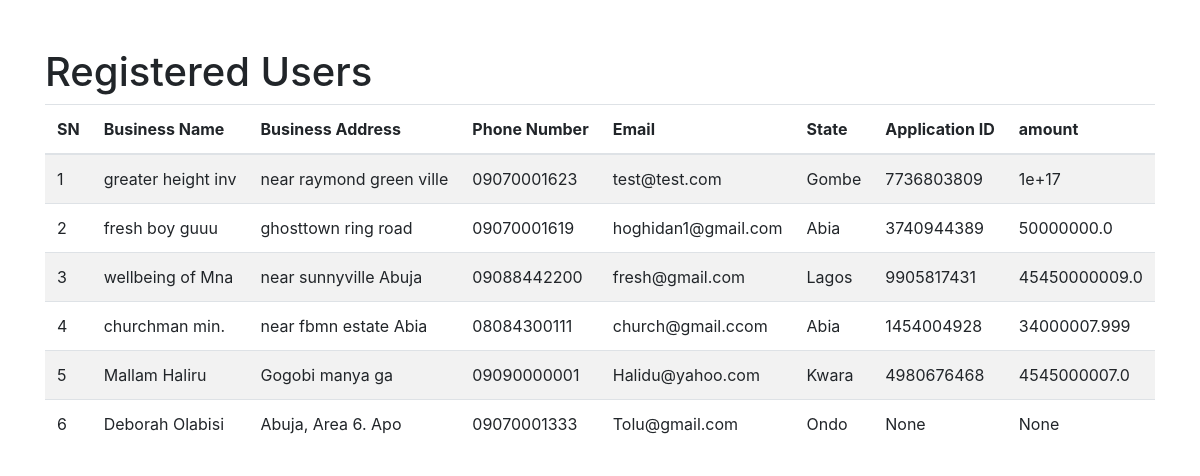
Before: /users (signed in) with the older database file.
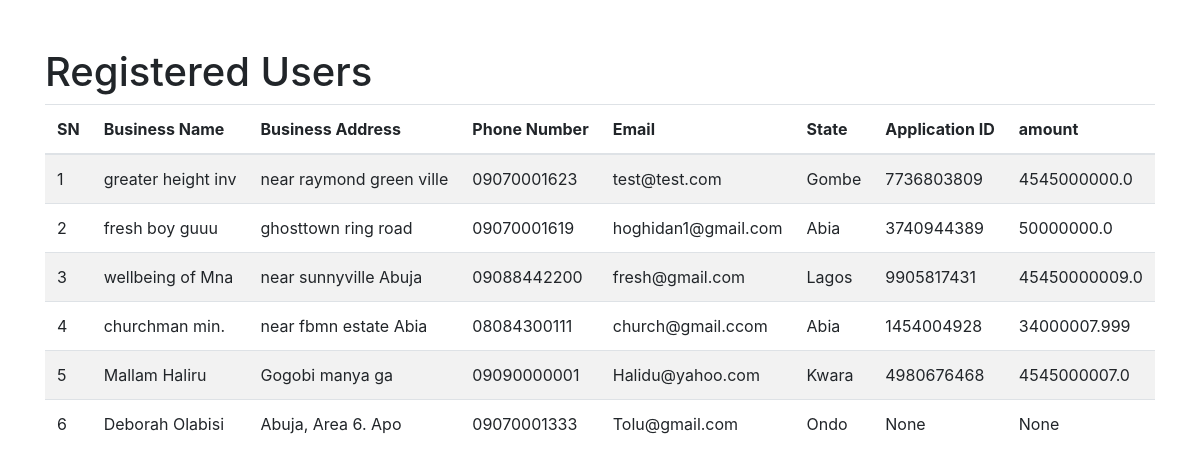
After: the same page with the newer database file.
### app.py (models this page shows)
class User(UserMixin, db.Model):
    id = db.Column(db.Integer, primary_key=True)
    business_name = db.Column(db.String(150), nullable=False)
    business_address = db.Column(db.String(150), nullable=False)
    phone_number = db.Column(db.String(15), nullable=False)
    email = db.Column(db.String(100), unique=True, nullable=False)
    state = db.Column(db.String(50), nullable=False)
    password = db.Column(db.String(200), nullable=False)
    prediction_id = db.Column(db.String(36), unique=True, nullable=True)
    is_admin = db.Column(db.Boolean, default=False)
    business_project = db.Column(db.String(150), nullable=True)
    value_chain_cat = db.Column(db.String(150), nullable=True)
    borrowing_relationship = db.Column(db.String(10), nullable=True)
    fresh_loan_request = db.Column(db.String(15), nullable=True)
    request_submitted_to_bank = db.Column(db.String(10), nullable=True)
    feasibility_study_available = db.Column(db.String(10), nullable=True)
    proposed_facility_amount = db.Column(db.Float(20), nullable=True)
    purpose_of_facility = db.Column(db.String(255), nullable=True)
    name_of_bank = db.Column(db.String(100), nullable=True)
    security_proposed = db.Column(db.String(100), nullable=True)
    highlights_of_discussion = db.Column(db.Text)
    rm_bm_name_phone_number = db.Column(db.String(100), nullable=True)
    rm_bm_email = db.Column(db.String(100), nullable=True)
    status_update = db.Column(db.Text)
    challenges = db.Column(db.Text)
    proposed_next_steps = db.Column(db.Text)

### app.py (the view)
@app.route('/users')
@admin_required
def show_users():
    users = User.query.all()
    return render_template('users.html', users=users)

### app.py (called while the page is built)
@app.before_request
def before_request():
    session.permanent = True
    app.permanent_session_lifetime = timedelta(minutes=10)
    session.modified = True
    session['last_activity'] = time.time()

def admin_required(f):
    @wraps(f)
    def decorated_function(*args, **kwargs):
        if 'user_id' not in session or not session.get('is_admin'):
            flash('You do not have permission to access this page.', 'danger')
            return redirect(url_for('login'))
        return f(*args, **kwargs)
    return decorated_function

### templates/users.html (shortened to what this page needs)
<!DOCTYPE html>
<html lang="en">
<head>
    <link href="https://stackpath.bootstrapcdn.com/bootstrap/4.5.2/css/bootstrap.min.css" rel="stylesheet">
</head>
<body>
    <div class="container mt-5">
        <h1>Registered Users</h1>
        <table class="table table-striped">
            <thead>
                <tr>
                    <th>SN</th>
                    <th>Business Name</th>
                    <th>Business Address</th>
                    <th>Phone Number</th>
                    <th>Email</th>
                    <th>State</th>
                    <th>Application ID</th>
                    <th>amount</th>
                </tr>
            </thead>
            <tbody>
                {% for user in users %}
                <tr>
                    <td>{{ user.id }}</td>
                    <td>{{ user.business_name }}</td>
                    <td>{{ user.business_address }}</td>
                    <td>{{ user.phone_number }}</td>
                    <td>{{ user.email }}</td>
                    <td>{{ user.state }}</td>
                    <td>{{ user.prediction_id }}</td>
                    <td>{{ user.proposed_facility_amount }}</td>
                </tr>
                {% endfor %}
            </tbody>
        </table>
    </div>
</body>
</html>

Changed rows visible on the page:
changed User "greater height inv": proposed_facility_amount "1e+17" → "4545000000.0"
